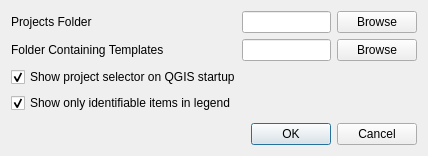
<?xml version="1.0" encoding="UTF-8"?>
<ui version="4.0">
 <class>Dialog</class>
 <widget class="QDialog" name="Dialog">
  <property name="geometry">
   <rect>
    <x>0</x>
    <y>0</y>
    <width>428</width>
    <height>156</height>
   </rect>
  </property>
  <property name="windowTitle">
   <string>Project and Template Selector Settings</string>
  </property>
  <layout class="QGridLayout" name="gridLayout_2">
   <item row="0" column="0">
    <layout class="QGridLayout" name="gridLayout">
     <item row="0" column="1">
      <widget class="QLineEdit" name="projectsFolderLineEdit"/>
     </item>
     <item row="0" column="0">
      <widget class="QLabel" name="projectsFolderLabel">
       <property name="text">
        <string>Projects Folder</string>
       </property>
      </widget>
     </item>
     <item row="1" column="2">
      <widget class="QPushButton" name="templateRootPushButton">
       <property name="text">
        <string>Browse</string>
       </property>
      </widget>
     </item>
     <item row="0" column="2">
      <widget class="QPushButton" name="projectsFolderPushButton">
       <property name="text">
        <string>Browse</string>
       </property>
      </widget>
     </item>
     <item row="1" column="1">
      <widget class="QLineEdit" name="templateRootLineEdit"/>
     </item>
     <item row="1" column="0">
      <widget class="QLabel" name="templateRootLabel">
       <property name="text">
        <string>Folder Containing Templates</string>
       </property>
      </widget>
     </item>
     <item row="2" column="0" colspan="3">
      <widget class="QCheckBox" name="projectSelectorEnabledCheckBox">
       <property name="text">
        <string>Show project selector on QGIS startup</string>
       </property>
       <property name="checked">
        <bool>true</bool>
       </property>
       <property name="tristate">
        <bool>false</bool>
       </property>
      </widget>
     </item>
     <item row="3" column="0">
      <widget class="QCheckBox" name="identifiableOnly">
       <property name="text">
        <string>Show only identifiable items in legend</string>
       </property>
       <property name="checked">
        <bool>true</bool>
       </property>
      </widget>
     </item>
    </layout>
   </item>
   <item row="1" column="0">
    <spacer name="verticalSpacer">
     <property name="orientation">
      <enum>Qt::Vertical</enum>
     </property>
     <property name="sizeHint" stdset="0">
      <size>
       <width>20</width>
       <height>0</height>
      </size>
     </property>
    </spacer>
   </item>
   <item row="2" column="0">
    <widget class="QDialogButtonBox" name="buttonBox">
     <property name="orientation">
      <enum>Qt::Horizontal</enum>
     </property>
     <property name="standardButtons">
      <set>QDialogButtonBox::Cancel|QDialogButtonBox::Ok</set>
     </property>
    </widget>
   </item>
  </layout>
 </widget>
 <resources/>
 <connections>
  <connection>
   <sender>buttonBox</sender>
   <signal>accepted()</signal>
   <receiver>Dialog</receiver>
   <slot>accept()</slot>
   <hints>
    <hint type="sourcelabel">
     <x>236</x>
     <y>97</y>
    </hint>
    <hint type="destinationlabel">
     <x>157</x>
     <y>77</y>
    </hint>
   </hints>
  </connection>
  <connection>
   <sender>buttonBox</sender>
   <signal>rejected()</signal>
   <receiver>Dialog</receiver>
   <slot>reject()</slot>
   <hints>
    <hint type="sourcelabel">
     <x>304</x>
     <y>97</y>
    </hint>
    <hint type="destinationlabel">
     <x>286</x>
     <y>77</y>
    </hint>
   </hints>
  </connection>
  <connection>
   <sender>templateRootPushButton</sender>
   <signal>clicked()</signal>
   <receiver>Dialog</receiver>
   <slot>browseForTemplateRoot()</slot>
   <hints>
    <hint type="sourcelabel">
     <x>417</x>
     <y>61</y>
    </hint>
    <hint type="destinationlabel">
     <x>334</x>
     <y>39</y>
    </hint>
   </hints>
  </connection>
  <connection>
   <sender>projectsFolderPushButton</sender>
   <signal>clicked()</signal>
   <receiver>Dialog</receiver>
   <slot>browseForProjectRoot()</slot>
   <hints>
    <hint type="sourcelabel">
     <x>356</x>
     <y>23</y>
    </hint>
    <hint type="destinationlabel">
     <x>307</x>
     <y>5</y>
    </hint>
   </hints>
  </connection>
 </connections>
 <slots>
  <slot>browseForTemplateRoot()</slot>
  <slot>browseForProjectRoot()</slot>
 </slots>
</ui>
